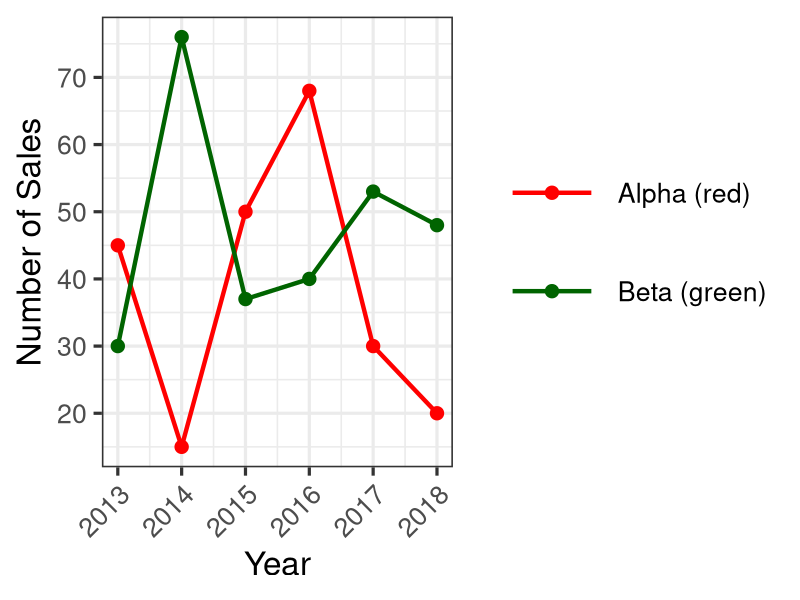
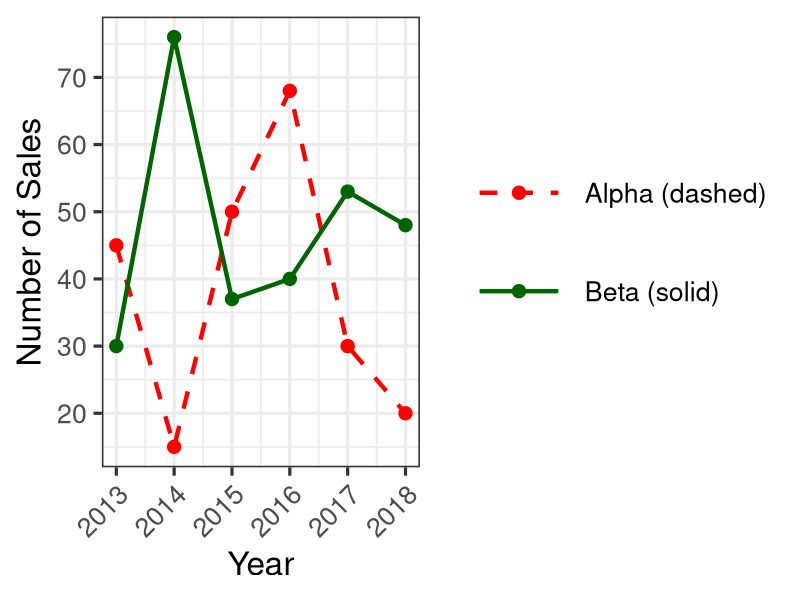
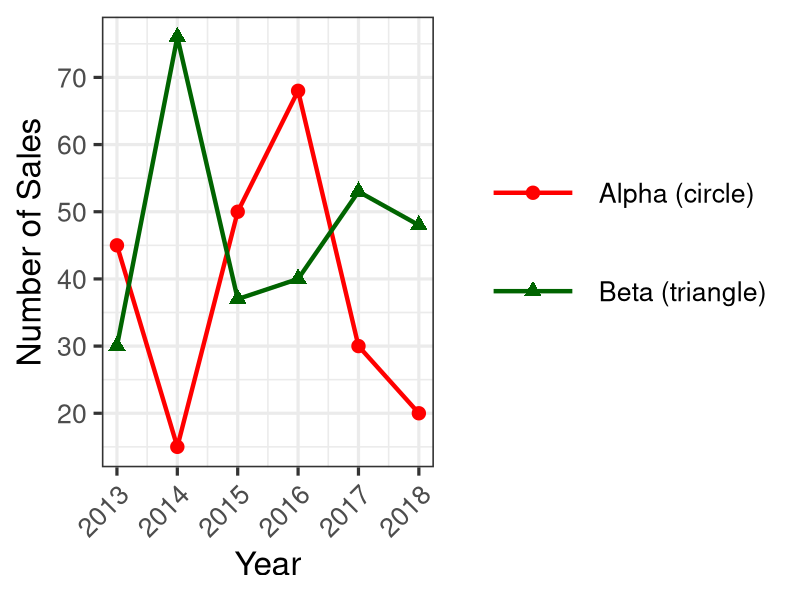

Write R code to recreate these figures, in order.
## ---- chunk 1
knitr::opts_chunk$set(echo = FALSE, fig.align="center")
library(ggplot2)
library(reshape2)
## ---- chunk 2
# Sell two products "alpha" and "beta"
year = c(2013,2014,2015, 2016, 2017, 2018)
alpha = c(45,15,50,68,30,20)
beta  = c(30,76,37,40,53,48)
trends = data.frame(year,alpha,beta)

new.df = melt(trends,id.vars="year",
              variable.name="product", value.name="number")
## ---- chunk 3
trends_original = ggplot(data=new.df,aes(x=year,y=number,group=product)) +
  xlab("Year") + ylab("Number of Sales") +
  geom_path(aes(col=product),size=1.5) + 
  geom_point(aes(col=product),size=4.2) +
  scale_x_continuous(breaks=c(2013:2018)) +
  scale_y_continuous(breaks=c(0,10,20,30,40,50,60,70,80)) +
  scale_color_manual(values=c("red","darkgreen"), 
                     labels=c("Alpha (red)", "Beta (green)")) +
  theme_bw(base_size=24) +
  theme(plot.title = element_text(hjust = 0.5),
        axis.text.x = element_text(angle = 45, hjust = 1),
        legend.title=element_blank(),
        legend.key.size = unit(2.5,"cm"))

trends_original
## ---- chunk 4
trends_linetype = ggplot(data=new.df,aes(x=year,y=number,group=product)) +
  xlab("Year") + ylab("Number of Sales") +
  geom_path(aes(col=product,linetype=product),size=1.5) + 
  geom_point(aes(col=product),size=4.2) +
  scale_x_continuous(breaks=c(2013:2018)) +
  scale_y_continuous(breaks=c(0,10,20,30,40,50,60,70,80)) +
  scale_color_manual(values=c("red","darkgreen"),
                     labels=c("Alpha (dashed)", "Beta (solid)")) +
  scale_linetype_manual(values=c("dashed","solid"),
                        labels=c("Alpha (dashed)", "Beta (solid)")) +
  theme_bw(base_size=24) +
  theme(plot.title = element_text(hjust = 0.5),
        axis.text.x = element_text(angle = 45, hjust = 1),
        legend.title=element_blank(),
        legend.key.size = unit(2.5,"cm"))

trends_linetype
## ---- chunk 5
trends_pointshape = ggplot(data=new.df,aes(x=year,y=number,group=product)) +
  xlab("Year") + ylab("Number of Sales") +
  geom_path(aes(col=product),size=1.5) + 
  geom_point(aes(col=product,shape=product),size=4.2) +
  scale_x_continuous(breaks=c(2013:2018)) +
  scale_y_continuous(breaks=c(0,10,20,30,40,50,60,70,80)) +
  scale_color_manual(values=c("red","darkgreen"),
                     labels=c("Alpha (circle)", "Beta (triangle)")) +
  scale_shape_manual(values=c("circle","triangle"),
                     labels=c("Alpha (circle)", "Beta (triangle)")) +
  theme_bw(base_size=24) +
  theme(plot.title = element_text(hjust = 0.5),
        axis.text.x = element_text(angle = 45, hjust = 1),
        legend.title=element_blank(),
        legend.key.size = unit(2.5,"cm"))

trends_pointshape
